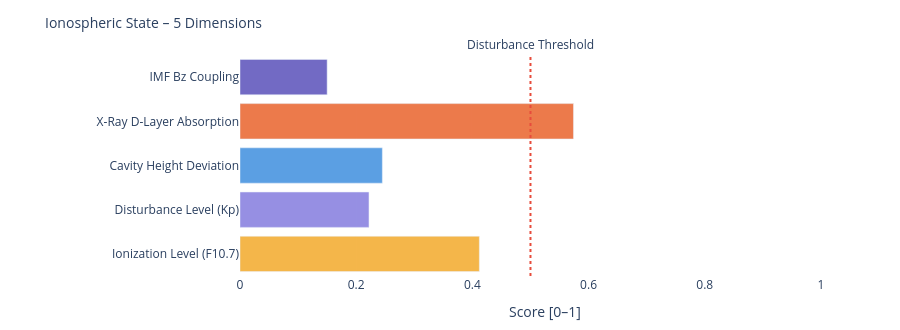

This figure's notebook cell:
### Markdown cell above
---
### 📐 Systemic Insight: Geometric Cavity vs. Real Schumann Resonance

**Relevant for:** Layer 6 = delta analysis &nbsp;|&nbsp; Layer 7 = feature vector / system interpretation

A cavity height change from 80 km to 70 km shifts the **idealized geometric frequencies** only minimally:

| Modus | Aktuell | Referenz | Δ |
|-------|---------|----------|---|
| SR-1 | 10.4762 Hz | 10.4599 Hz | +16 mHz |
| SR-2 | 18.1452 Hz | 18.1171 Hz | +28 mHz |
| SR-3 | 25.6612 Hz | 25.6215 Hz | +40 mHz |
| SR-4 | 33.1285 Hz | 33.0772 Hz | +51 mHz |

The geometric effect is limited because 10 km is very small compared to Earth's radius (~6371 km).

**Consequence:** Real Schumann deviations are likely driven more strongly by **conductivity, damping, day/night structure, lightning distribution and source geometry** than by pure cavity height.

---

**Layer 6 compares:**
```
geometric Δ from Layer 4  vs.  observed Δ from real Schumann measurement data
```

**Layer 7 Feature:**
```
If real Δ >> geometric Δ  →  non-geometric factors dominant
```

### Code cell
# ============================================================
# IONOSPHERIC STATE – Summary gauge
# Five dimensions: ionization, disturbance, cavity height, X-Ray, Bz coupling
# ============================================================

def norm(v, lo, hi):
    if v is None: return None
    return round(max(0.0, min(1.0, (v - lo) / (hi - lo))), 3)

# Ionization level (F10.7 → F2-Layer)
ioniz = norm(f107_val, 60, 250)

# Disturbance level (Kp → E/F-Layer irregularities)
disturb = norm(kp_val, 0, 9)

# Cavity height deviation from reference (80 km)
h_dev = norm(abs(h_eff - 80), 0, 20)

# X-Ray ionization (D-Layer absorption)
xray_ioniz = None
if xray_now is not None:
    xray_ioniz = norm(math.log10(max(xray_now, 1e-9)) + 9, 0, 5)

# Bz coupling (southward Bz → stronger magnetosphere-ionosphere coupling)
bz_coupling = norm(-(bz_now or 0), -5, 30) if bz_now is not None else None

dims = [
    ('Ionization Level (F10.7)',    ioniz,      '#F2A623'),
    ('Disturbance Level (Kp)',      disturb,    '#7F77DD'),
    ('Cavity Height Deviation',     h_dev,      '#378ADD'),
    ('X-Ray D-Layer Absorption',    xray_ioniz, '#E85D24'),
    ('IMF Bz Coupling',             bz_coupling,'#534AB7'),
]

fig = go.Figure()
for name, val, col in dims:
    if val is not None:
        h = int(val * 20)
        bar = '█' * h + '░' * (20 - h)
        label = f'{name}:  {bar}  {val:.3f}'
    else:
        label = f'{name}:  {"─" * 20}  n/a'
    fig.add_trace(go.Bar(
        x=[val if val is not None else 0],
        y=[name],
        orientation='h',
        marker_color=col, opacity=0.82,
        showlegend=False
    ))

fig.add_vline(x=0.5, line_dash='dot', line_color='#e74c3c',
              annotation_text='Disturbance Threshold', annotation_position='top')
fig.update_layout(
    title=dict(text='Ionospheric State – 5 Dimensions', font=dict(size=14)),
    xaxis=dict(title='Score [0–1]', range=[0, 1.05]),
    height=330, plot_bgcolor='rgba(0,0,0,0)', paper_bgcolor='rgba(0,0,0,0)',
    margin=dict(l=240, r=50, t=55, b=40)
)
fig.show()

print(f'\nIonospheric state:')
for name, val, _ in dims:
    print(f'  {name:<35} {val:.3f}' if val is not None else f'  {name:<35} n/a')

### Figure 1 — Plotly figure (JSON) as saved in the notebook; plotly's stock layout.template omitted (floating-point values rounded to 4 significant figures)
{"data": [{"marker": {"color": "#F2A623"}, "opacity": 0.82, "orientation": "h", "showlegend": false, "type": "bar", "x": [0.412], "y": ["Ionization Level (F10.7)"]}, {"marker": {"color": "#7F77DD"}, "opacity": 0.82, "orientation": "h", "showlegend": false, "type": "bar", "x": [0.222], "y": ["Disturbance Level (Kp)"]}, {"marker": {"color": "#378ADD"}, "opacity": 0.82, "orientation": "h", "showlegend": false, "type": "bar", "x": [0.245], "y": ["Cavity Height Deviation"]}, {"marker": {"color": "#E85D24"}, "opacity": 0.82, "orientation": "h", "showlegend": false, "type": "bar", "x": [0.574], "y": ["X-Ray D-Layer Absorption"]}, {"marker": {"color": "#534AB7"}, "opacity": 0.82, "orientation": "h", "showlegend": false, "type": "bar", "x": [0.15], "y": ["IMF Bz Coupling"]}], "layout": {"annotations": [{"showarrow": false, "text": "Disturbance Threshold", "x": 0.5, "xanchor": "center", "xref": "x", "y": 1, "yanchor": "bottom", "yref": "y domain"}], "height": 330, "margin": {"b": 40, "l": 240, "r": 50, "t": 55}, "paper_bgcolor": "rgba(0,0,0,0)", "plot_bgcolor": "rgba(0,0,0,0)", "shapes": [{"line": {"color": "#e74c3c", "dash": "dot"}, "type": "line", "x0": 0.5, "x1": 0.5, "xref": "x", "y0": 0, "y1": 1, "yref": "y domain"}], "title": {"font": {"size": 14}, "text": "Ionospheric State – 5 Dimensions"}, "xaxis": {"range": [0, 1.05], "title": {"text": "Score [0–1]"}}}}
